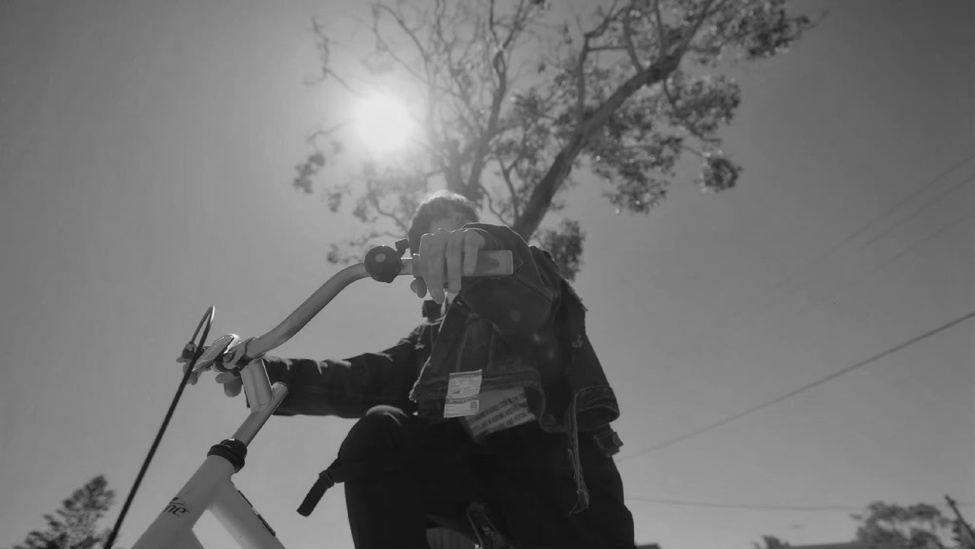
#> input picture Homework1/output/gray_image.jpg, 975 x 549 px, shrunk from 2000 x 1125 before the run
$ python 'import cv2.py'
#> lines starting #> are read from the running program, lines starting #| are printed output that depends on the picture
import cv2
import numpy as np
import matplotlib.pyplot as plt
import os
import tkinter as tk
from tkinter import filedialog

def main():
    # ===== 自动获取脚本所在目录，并创建 output 文件夹 =====
    script_dir = os.path.dirname(os.path.abspath(__file__))
    output_dir = os.path.join(script_dir, "output")
    os.makedirs(output_dir, exist_ok=True)

    # ===== 任务1：使用文件对话框选择图片 =====
    print("任务1：请选择一张测试图片")
    # 隐藏 tkinter 主窗口
    root = tk.Tk()
    root.withdraw()
    # 弹出文件选择对话框
    file_path = filedialog.askopenfilename(
        title="选择一张图片",
        filetypes=[("Image files", "*.jpg *.jpeg *.png *.bmp *.tiff *.gif")]
    )
#> the answer given: output/gray_image.jpg

    if not file_path:
        print("未选择任何文件，程序退出。")
        return

    # 读取图片
    img = cv2.imread(file_path)
#> img is the input picture: shape (549, 975, 3); min 15, max 243, mean 114.8
    if img is None:
        print(f"错误：无法读取图片 {file_path}，请检查文件格式。")
        return

    print(f"成功加载图片：{file_path}")

    # ===== 任务2：输出图像基本信息 =====
    print("\n任务2：图像基本信息")
    height, width = img.shape[:2]
#> height = 549; width = 975
    channels = img.shape[2] if len(img.shape) == 3 else 1
#> channels = 3
    dtype = img.dtype
    print(f"图像尺寸：{width} x {height} (宽度 x 高度)")
#| 图像尺寸：975 x 549 (宽度 x 高度)
    print(f"图像通道数：{channels}")
#| 图像通道数：3
    print(f"像素数据类型：{dtype}")
#| 像素数据类型：uint8
    print(f"图像总像素数：{img.size}")
#| 图像总像素数：1605825

    # ===== 任务3：显示原图（转换为RGB供matplotlib显示）=====
    img_rgb = cv2.cvtColor(img, cv2.COLOR_BGR2RGB)

    plt.figure(figsize=(12, 4))
    plt.subplot(1, 4, 1)
    plt.imshow(img_rgb)
    plt.title('原图 (RGB)')
    plt.axis('off')

    # ===== 任务4：转换为灰度图 =====
    print("\n任务4：转换为灰度图")
    gray_img = cv2.cvtColor(img, cv2.COLOR_BGR2GRAY)

    plt.subplot(1, 4, 2)
    plt.imshow(gray_img, cmap='gray')
    plt.title('灰度图')
    plt.axis('off')

    # ===== 任务5：保存灰度图 =====
    print("任务5：保存灰度图")
    gray_output_path = os.path.join(output_dir, 'gray_image.jpg')
    cv2.imwrite(gray_output_path, gray_img)
    print(f"灰度图已保存到：{gray_output_path}")

    # ===== 任务6：NumPy简单操作 =====
    print("\n任务6：NumPy简单操作")

    # 操作1：输出某个像素值（取图像中心点或(100,100)安全位置）
    x = min(100, width - 1)
#> x = 100
    y = min(100, height - 1)
#> y = 100
    pixel_bgr = img[y, x]
#> pixel_bgr = [120, 120, 120]
    pixel_rgb = img_rgb[y, x]
#> pixel_rgb = [120, 120, 120]
    print(f"像素点({x}, {y})的BGR值：{pixel_bgr}")
#| 像素点(100, 100)的BGR值：[120 120 120]
    print(f"像素点({x}, {y})的RGB值：{pixel_rgb}")
#| 像素点(100, 100)的RGB值：[120 120 120]

    # 操作2：裁剪左上角100x100区域（如果图像足够大）
    crop_size = 100
    if height >= crop_size and width >= crop_size:
        top_left_crop = img_rgb[:crop_size, :crop_size]
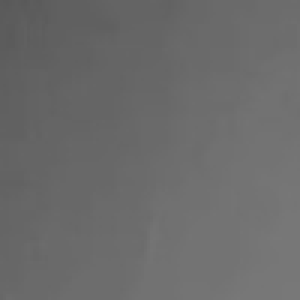
#> top_left_crop: shape (100, 100, 3) (shown 3 times larger); min 89, max 120, mean 107
        plt.subplot(1, 4, 3)
        plt.imshow(top_left_crop)
        plt.title(f'左上角{crop_size}x{crop_size}裁剪')
        plt.axis('off')

        crop_output_path = os.path.join(output_dir, 'cropped_region.jpg')
        # 保存时转回BGR
        cv2.imwrite(crop_output_path, cv2.cvtColor(top_left_crop, cv2.COLOR_RGB2BGR))
        print(f"裁剪区域已保存到：{crop_output_path}")
    else:
        print(f"图像尺寸({width}x{height})小于{crop_size}x{crop_size}，跳过裁剪操作。")
        # 占位空白子图
        plt.subplot(1, 4, 3)
        plt.text(0.5, 0.5, '图像太小\n无法裁剪', ha='center', va='center')
        plt.axis('off')

    # 操作3：提取红色通道并显示
    if channels == 3:
        red_channel = img.copy()
        red_channel[:, :, 0] = 0  # 蓝色通道归零
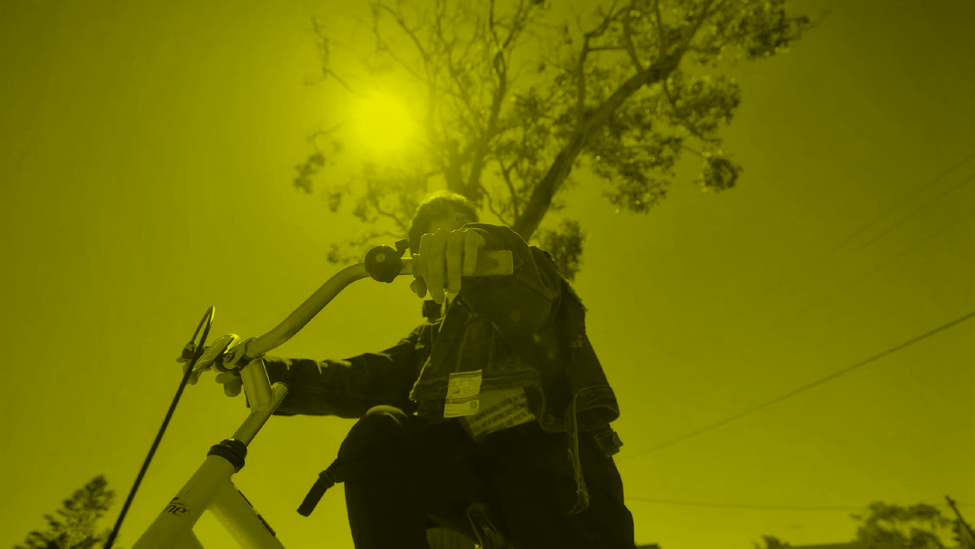
#> red_channel: shape (549, 975, 3); mean B, G, R 0, 114.8, 114.8
        red_channel[:, :, 1] = 0  # 绿色通道归零
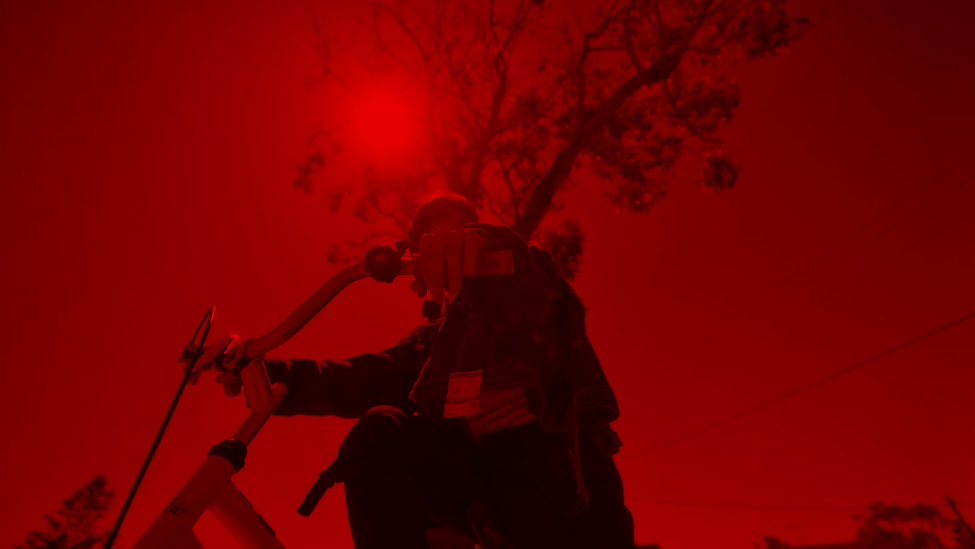
#> red_channel: shape (549, 975, 3); mean B, G, R 0, 0, 114.8
        red_channel_rgb = cv2.cvtColor(red_channel, cv2.COLOR_BGR2RGB)

        plt.subplot(1, 4, 4)
        plt.imshow(red_channel_rgb)
        plt.title('红色通道')
        plt.axis('off')
    else:
        plt.subplot(1, 4, 4)
        plt.text(0.5, 0.5, '非彩色图\n无红色通道', ha='center', va='center')
        plt.axis('off')

    # 调整布局并显示
    plt.tight_layout()
    plt.show()
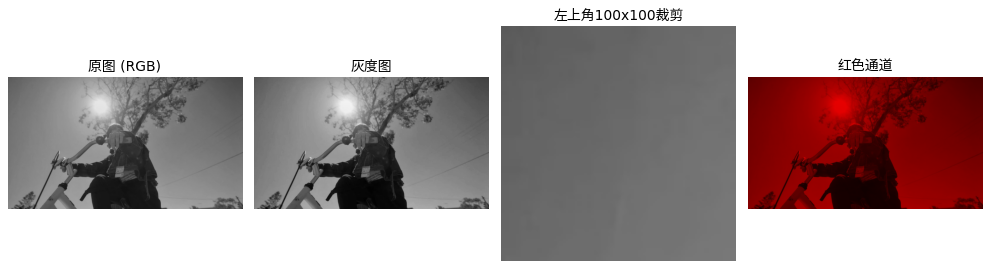
#> figure drawn by matplotlib, 4 panels

    # 保存组合结果图
    result_path = os.path.join(output_dir, 'processed_results.png')
    plt.savefig(result_path, dpi=300, bbox_inches='tight')
    print(f"\n结果图已保存到：{result_path}")

    # 额外的NumPy操作：图像统计信息
    print("\n--- 图像统计信息 ---")
    print(f"原图 - 最小值：{np.min(img)}，最大值：{np.max(img)}，平均值：{np.mean(img):.2f}")
#| 原图 - 最小值：15，最大值：243，平均值：114.81
    print(f"灰度图 - 最小值：{np.min(gray_img)}，最大值：{np.max(gray_img)}，平均值：{np.mean(gray_img):.2f}")
#| 灰度图 - 最小值：15，最大值：243，平均值：114.81

    print("\n所有任务完成！")

if __name__ == "__main__":
    main()
